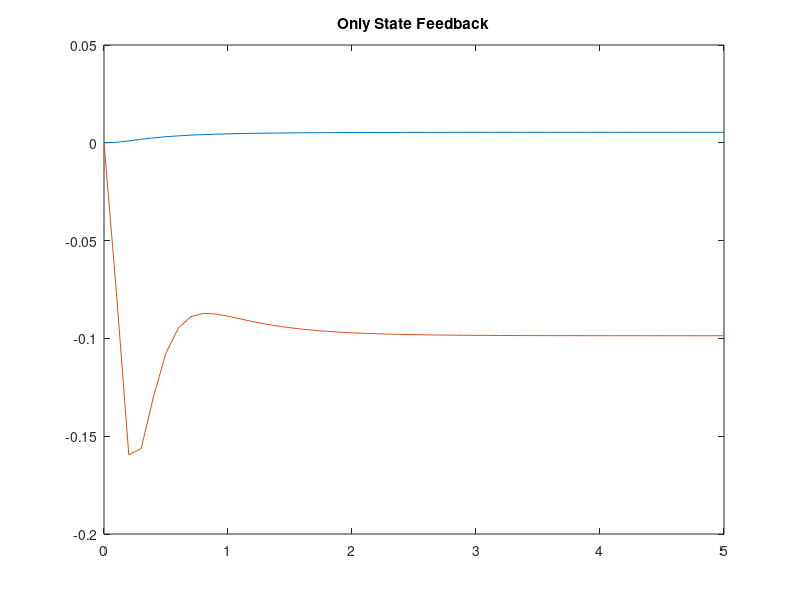
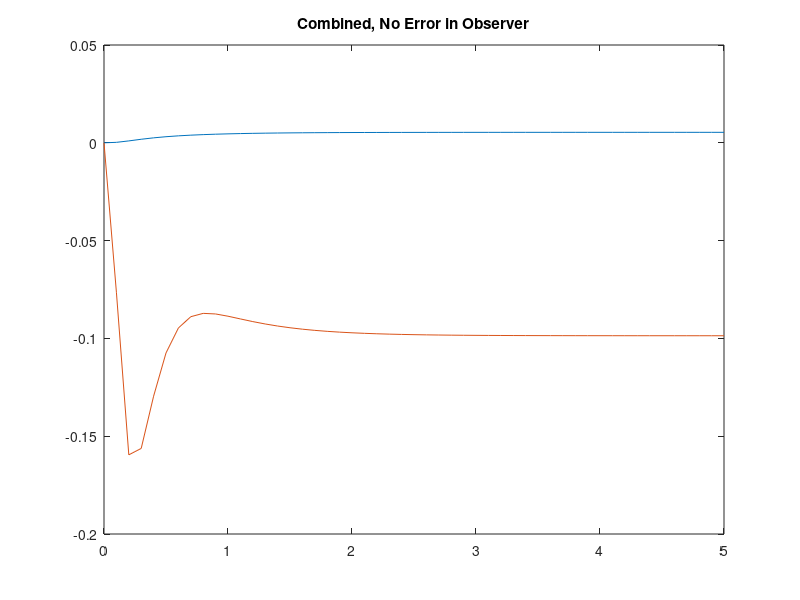
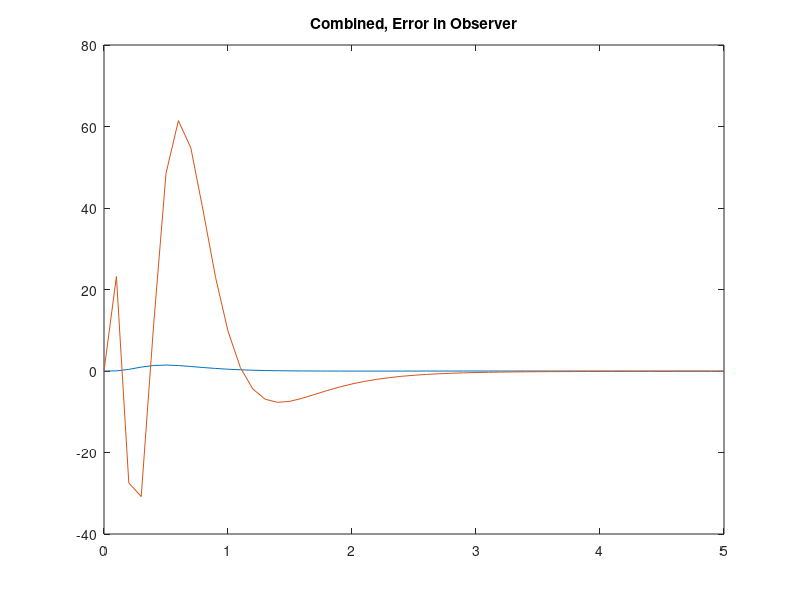

Reproduce these figures in MATLAB, in order.
%% Lecture
% 26/2/18
% Nilaan Gunabalachandran 20509203
% Alex Mitterhauser 20531736
% Bo Wang 20446175
% Group 17

clear all;
close all;
clc;

%% State Feedback Controller
A = [0 1 0 0;
     0 0 1 0;
     -3 1 2 3;
     2 1 0 0;];
B = [0 0;
     0 0;
     1 2;
     0 2;];
C = [1 0 0 0;
     0 0 0 1;];
 
D = [0 0;
     0 0;];

ev = eig(A);
n = rank(ctrb(A, B)); %% Controllable Check
m = rank(obsv(A, C)); %% Observable Check

K = place(A, B, [-2, -8, -10, -16]);

F = place(A', C', [-2, -4, -6, -8])';

A_n = [A -B*K;
       F*C A-F*C-B*K;];
B_n = [B; B;];
C_n = [C -D*K];
D_n = D;

%% Only State Feedback
A_new = A - B*K;
sys = ss(A_new, B, C, D);
x0 = [0 0 0 0];
tF = 5;
t = 0:0.1:5;
v = [ones(1, tF/0.1+1); ones(1, tF/0.1+1);];
[y, t, x] = lsim(sys, v, t, x0);

figure, plot(t, y), title('Only State Feedback');

%% Simulated Combined System, No error in Observer
sys = ss(A_n, B_n, C_n, D_n);

x0 = [0 0 0 0 0 0 0 0];
tF = 5;
t = 0:0.1:5;
v = [ones(1, tF/0.1+1); ones(1, tF/0.1+1);];
[y, t, x] = lsim(sys, v, t, x0);

figure, plot(t, y), title('Combined, No Error in Observer');

%% Simulated Combined System, Error present in Observer
x0 = [0 0 0 0 1 1 1 1];
tF = 5;
t = 0:0.1:5;
v = [ones(1, tF/0.1+1); ones(1, tF/0.1+1);];
[y, t, x] = lsim(sys, v, t, x0);

figure, plot(t, y), title('Combined, Error in Observer');

